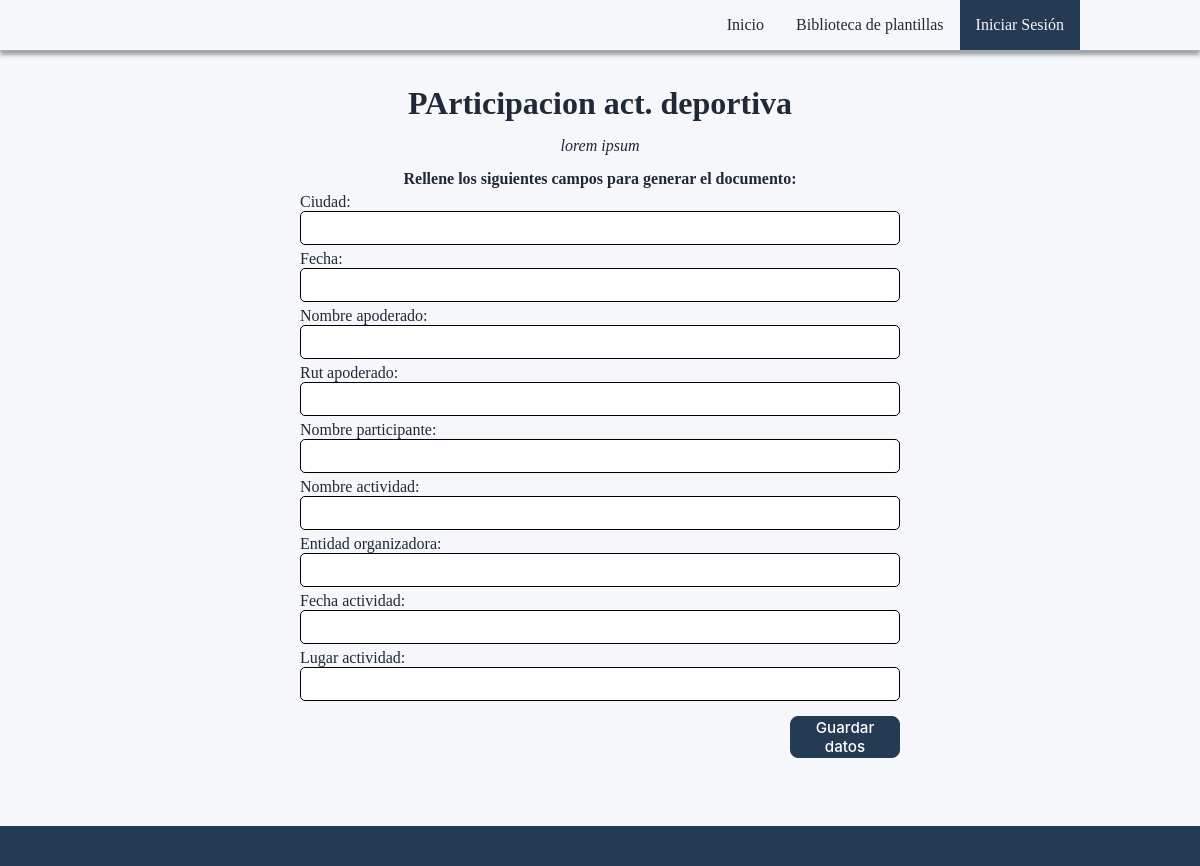
/docs/generar/10/, run on an earlier commit of the app's database.
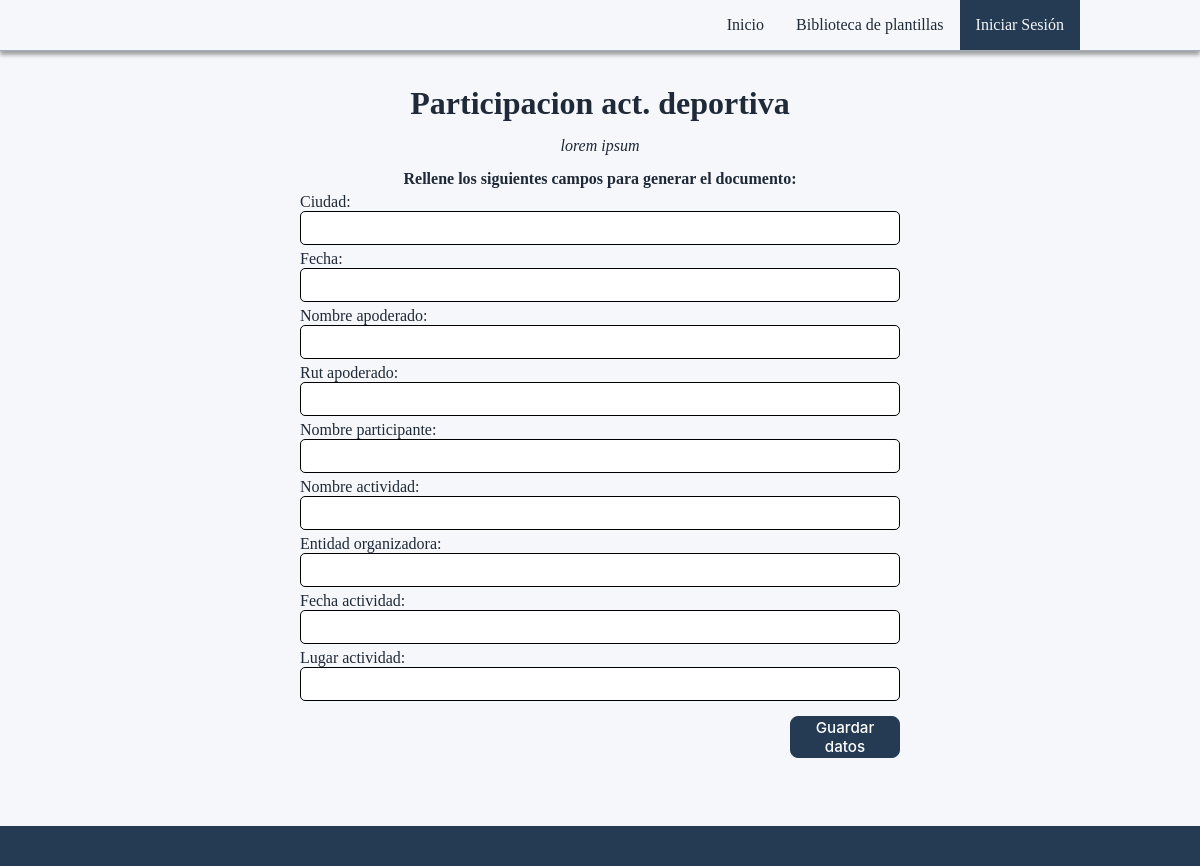
And on a later commit of the database.
### apps/documentos/models.py (models this page shows, shortened)
class Plantilla(models.Model):
    nombre = models.CharField(max_length=150)
    descripcion = models.TextField()
    archivo = models.FileField(upload_to='plantillas/')
    campos = models.JSONField(default=dict, null=True, blank=True)
    clausulas = models.JSONField(default=list, null=True, blank=True)
    validaciones = models.JSONField(default=list, null=True, blank=True)
    publicada = models.BooleanField(default=True)
    activa = models.BooleanField(default=True)
    version = models.PositiveIntegerField(default=1)
    plantilla_anterior = models.ForeignKey(
        'self',
        on_delete=models.PROTECT,
        null=True,
        blank=True,
        related_name='versiones'
    )
    autor = models.ForeignKey(
        settings.AUTH_USER_MODEL,
        on_delete=models.PROTECT,
        related_name='plantillas_creadas'
    )
    fecha_creacion = models.DateTimeField(auto_now_add=True)
    fecha_publicacion = models.DateTimeField(
        null=True,
        blank=True
    )
    categoria = models.ForeignKey(
        Categoria,
        on_delete=models.PROTECT,
        related_name='plantillas',
        null=True,
        blank=True
    )
    familia_id = models.UUIDField(
        default=uuid.uuid4,
        editable=False,
        db_index=True
    )

### apps/documentos/views/generacion.py (the view)
def generar_documento_view(request, plantilla_id):
    plantilla = get_object_or_404(
        Plantilla,
        id=plantilla_id,
        activa=True
    )
    Formulario = generar_formulario(plantilla)
    if request.method == "POST":
        formulario = Formulario(request.POST)
        if formulario.is_valid():
            request.session["documento_temporal"] = {
                "plantilla_id": plantilla.id,
                "campos": formulario.cleaned_data
            }
            return redirect(
                "documentos:seleccionar_clausulas",
                plantilla_id=plantilla.id
            )
    else:
        formulario = Formulario()
    return render(request, "../templates/generar_documento.html", {
        "plantilla": plantilla,
        "formulario": formulario
    })

### apps/documentos/services/formularios.py
    class FormularioDinamico(forms.Form):
        pass

### apps/documentos/templates/generar_documento.html (shortened to what this page needs)
{% extends "base.html" %}
{% block content %}
<h1 class="title">{{ plantilla.nombre }}</h1>
<p class="title" style="font-style: italic;">{{ plantilla.descripcion }}</p>
<h4 class="title">Rellene los siguientes campos para generar el documento:</h4>
<form method="POST">
    {{ formulario.as_p }}
    <div class="button-container">
                <button type="submit" class="boton2">
            Guardar datos
        </button>
    </div>
</form>
{% endblock %}

What changed in the data, as far as the page shows it:
changed Plantilla "lorem ipsum": nombre "PArticipacion act. deportiva" → "Participacion act. deportiva"
